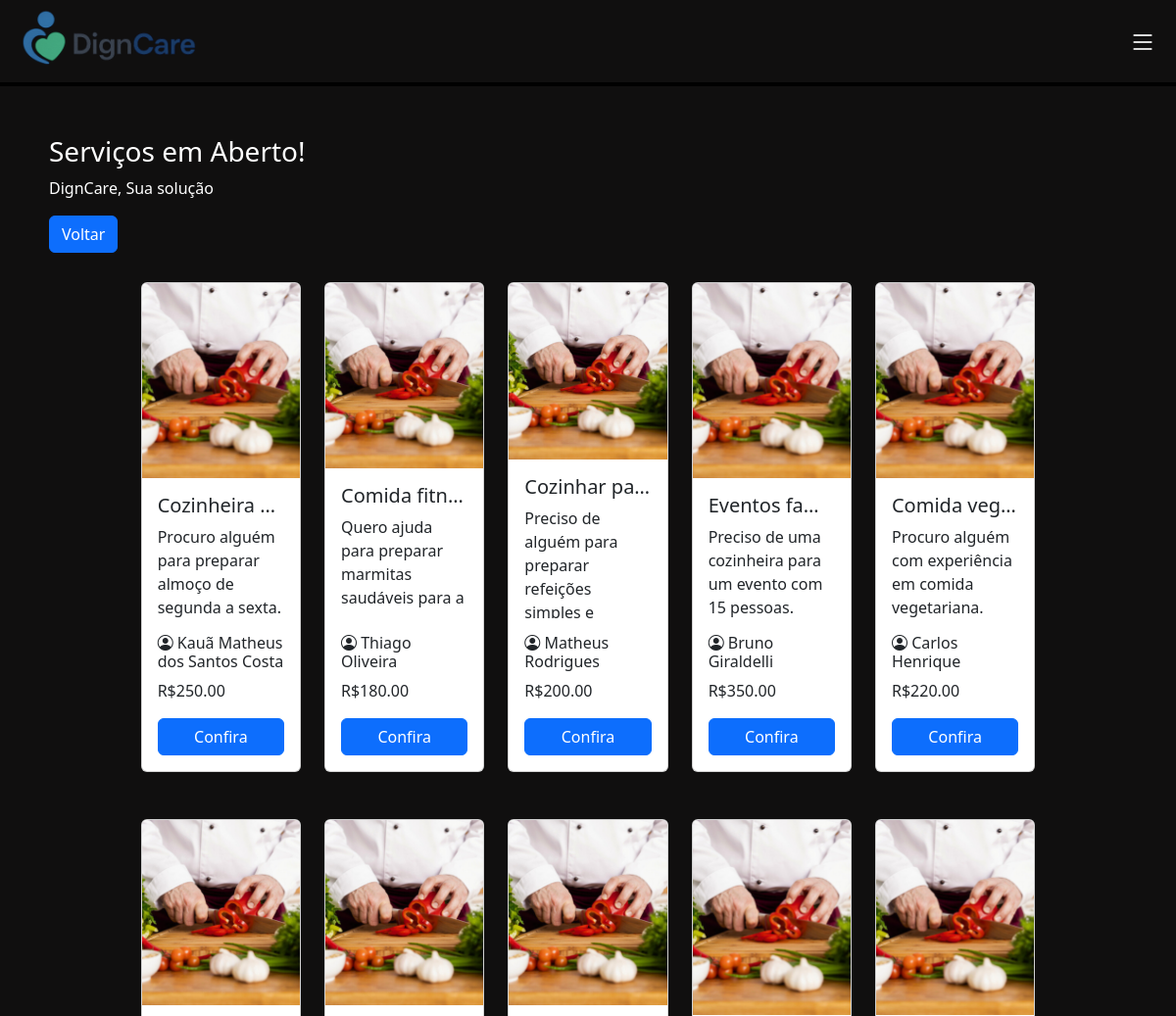
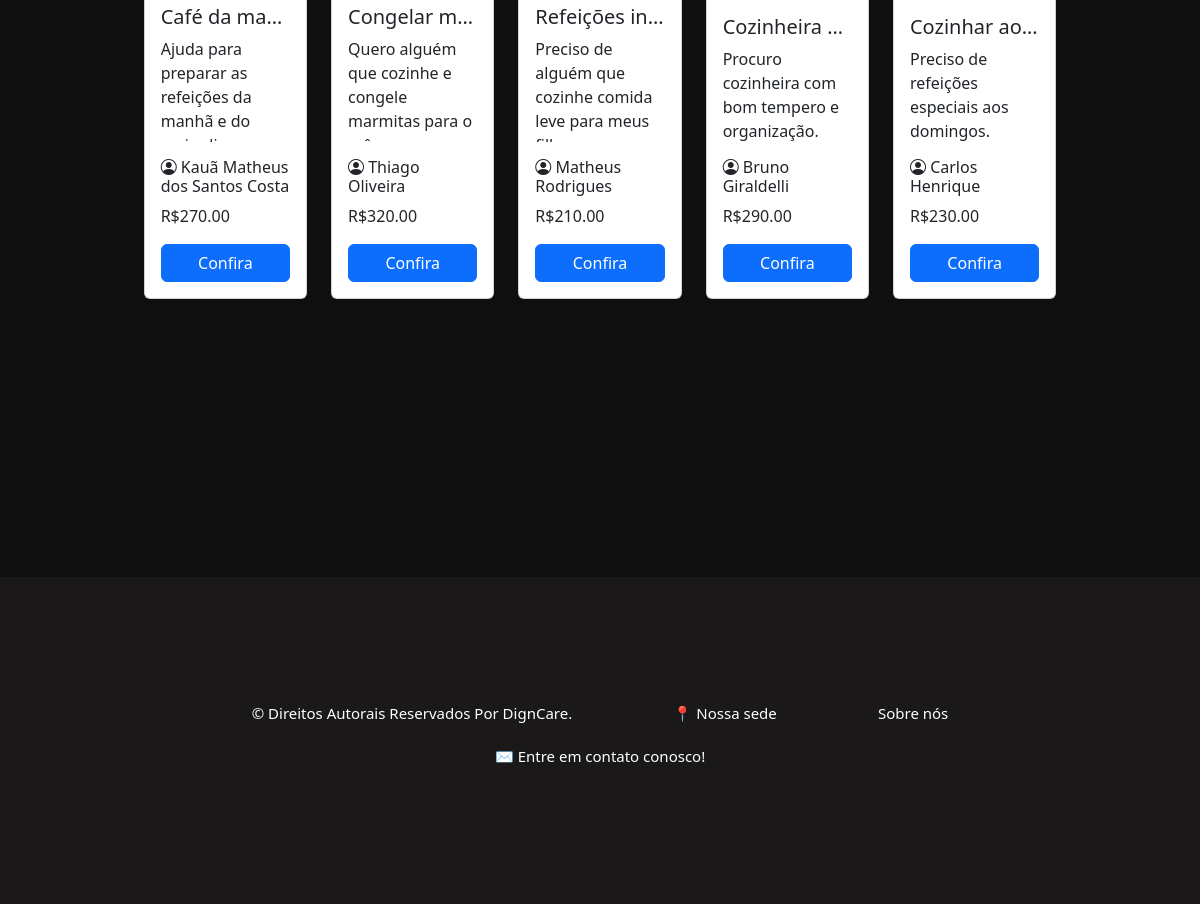
The app's page /html/servicos_abertos.php?filtro=4 (signed in) with its own data (2 pictures, top to bottom).
### tables this page shows
CREATE TABLE `servico` (
  `servico_id` int NOT NULL AUTO_INCREMENT,
  `user_id_contratante` int NOT NULL,
  `user_id_contratado` int DEFAULT NULL,
  `local_id` int DEFAULT NULL,
  `tipoServico_id` int NOT NULL,
  `servico_data_criado` date DEFAULT NULL,
  `servico_data_realizado` date DEFAULT NULL,
  `servico_titulo` varchar(45) NOT NULL,
  `servico_descricao` varchar(250) DEFAULT NULL,
  `servico_valor` decimal(10,2) NOT NULL,
  `servico_status` varchar(45) DEFAULT NULL,
  PRIMARY KEY (`servico_id`),
  KEY `user_id_contratante_idx` (`user_id_contratante`),
  KEY `user_id_contratado_idx` (`user_id_contratado`),
  KEY `local_id_idx` (`local_id`),
  KEY `tipoServico_id_idx` (`tipoServico_id`)
);

CREATE TABLE `usuario` (
  `usr_id` int NOT NULL AUTO_INCREMENT,
  `usr_nome` varchar(50) NOT NULL,
  `usr_cpf` varchar(45) NOT NULL,
  `usr_idade` int DEFAULT NULL,
  `usr_tipo` varchar(45) DEFAULT NULL,
  `usr_email` varchar(45) NOT NULL,
  `usr_senha` varchar(100) NOT NULL,
  `tipoServico_id` int DEFAULT NULL,
  `usr_descricao` varchar(250) DEFAULT NULL,
  `local_id` int DEFAULT NULL,
  PRIMARY KEY (`usr_id`),
  UNIQUE KEY `usr_cpf_UNIQUE` (`usr_cpf`),
  UNIQUE KEY `usr_email_UNIQUE` (`usr_email`),
  UNIQUE KEY `local_id_UNIQUE` (`local_id`),
  KEY `tipoServico_id_idx` (`tipoServico_id`),
  KEY `local_id_idx` (`local_id`),
  CONSTRAINT `local_id` FOREIGN KEY (`local_id`) REFERENCES `localizacao` (`local_id`),
  CONSTRAINT `tipoServico_id` FOREIGN KEY (`tipoServico_id`) REFERENCES `tiposervico` (`tipoServico_id`)
);

### html/servicos_abertos.php (the view, shortened to what this page needs)
<!DOCTYPE html>
<html lang="pt-br">
<head>
    <link rel="stylesheet" href="/CSS/serviços_abertos.css">
    <link href="https://cdn.jsdelivr.net/npm/bootstrap@5.3.6/dist/css/bootstrap.min.css" rel="stylesheet"
>
    <link rel="stylesheet" href="https://cdn.jsdelivr.net/npm/bootstrap-icons@1.10.5/font/bootstrap-icons.css">
</head>
<body class="fundo">
  <header>
    <nav class="navbar borda">
      <div class="nav justify-content-start">
        <a href="/html/home.php"><img class="mexe" src="/img/logo_horizontal.png" alt="logo" width="225"></a>
      </div>
      <div class="menu-icon" type="sidbar" data-bs-toggle="offcanvas" data-bs-target="#offcanvasRight" aria-controls="offcanvasRight"><i class="bi bi-list fs-3 iconscss"></i></div>
    </nav>
  </header>
    <section style="margin: 50px;">
    <div class="textcolor" style="margin-bottom: 30px;">
        <h3>Serviços em Aberto!</h3>
        <p>DignCare, Sua solução</p>
        <a href="/html/home_prestador.php" class="btn btn-primary">Voltar</a>
    </div>
    <?php
    require_once '../php/conecta_bd.php';
    $filtro = isset($_GET['filtro']) ? intval($_GET['filtro']) : 0;
    try {
        if ($filtro === 0) {
            echo '<p class="textcolor">Nenhum serviço encontrado para esse filtro.</p>';
        } else {
            $sql = "SELECT s.*, u.usr_nome
                    FROM servico s
                    JOIN usuario u ON s.user_id_contratante = u.usr_id
                    WHERE s.tipoServico_id = :filtro AND s.user_id_contratado IS NULL";
            $stmt = $pdo->prepare($sql);
            $stmt->execute(['filtro' => $filtro]);
            $servicos = $stmt->fetchAll(PDO::FETCH_ASSOC);
            if (count($servicos) > 0) {
                $imagens = [
                    1 => '../img/jardinagem.png',
                    2 => '../img/babá.png',
                    3 => '../img/Limpeza.png',
                    4 => '../img/cozinheiro.png',
                    5 => '../img/cuidadora.png',
                    6 => '../img/manutencao.png',
                    7 => '../img/pets.png',
                    8 => '../img/tutora.png'
                ];
                echo '<div class="row g-4 mb-5 justify-content-center">';
                $contador = 0;
                foreach ($servicos as $servico) {
                    $imagemServico = $imagens[$servico['tipoServico_id']] ?? 'default.jpg';
                    echo '
                        <div class="col-md-2">
                            <div class="card h-100" style="height: 100%; max-height: 500px; min-height: 500px; display: flex; flex-direction: column;">
                                <img id="imagemCategoria" src="' . $imagemServico . '" alt="Imagem da Categoria" class="card-img-top" style="height: 200px; object-fit: cover;">
                                <div class="card-body d-flex flex-column" style="overflow: hidden;">
                                    <h5 class="card-title text-truncate" title="' . htmlspecialchars($servico["servico_titulo"]) . '">
                                        ' . htmlspecialchars($servico["servico_titulo"]) . '
                                    </h5>
                                    <p class="card-text" style="flex: 1; overflow: hidden; text-overflow: ellipsis;">
                                        ' . htmlspecialchars($servico["servico_descricao"]) . '
                                    </p>
                                    <h6><i class="bi bi-person-circle"></i> ' . htmlspecialchars($servico["usr_nome"]) . '</h6>
                                    <p>R$' . htmlspecialchars($servico["servico_valor"]) . '</p>
                                    <a href="/php/aceitar_servico.php?servico_id=' . $servico["servico_id"] . '" class="btn btn-primary mt-auto">Confira</a>
                                </div>
                            </div>
                        </div>
                    ';
                    $contador++;
                    if ($contador % 5 === 0 && $contador < count($servicos)) {
                        echo '</div><div class="row g-4 mb-5 justify-content-center">';
                    }
                }
                echo '</div>';
            } else {
                echo '<p class="textcolor">Nenhum serviço encontrado para esse filtro.</p>';
            }
        }
    } catch (PDOException $e) {
        echo "Erro ao buscar serviços: " . $e->getMessage();
    }
    ?>
</section>
    <footer class="texto">
        <p class="mexe">&copy; Direitos Autorais Reservados Por DignCare.</p>
        <p ><a class="mexe" href="https://maps.app.goo.gl/9GVxGAeCZJMZK6yYA" target="_blank">📍 Nossa sede</a></p>
        <p ><a class="mexe" href="/html/sobre.php">Sobre nós</a></p>
        <p ><a class="mexe" href="mailto:digncare@gmail.com">✉ Entre em contato conosco!</a></p>
    </footer>
</body>
</html>

### CSS/serviços_abertos.css (style rules this page uses)
body { opacity: 0; transition: opacity 0.5s ease-in; }
body.loaded { opacity: 1; }
.fundo { background-color: rgba(16, 15, 15, 1) !important; }
.borda { border-bottom: 4px solid black; }
.textcolor { color: white !important; }
.mexe { transition: transform 0.3s ease; }
.iconscss { color:white; }
footer { margin-top: 15%; padding: 10%; background-color: rgb(26, 24, 24) ; text-align: center; }
footer > a, a:link, a:visited, a:active { text-decoration: none; color: white; }
.iconscss { font-size: 30px; color:white; margin-right: 20px; }
.texto { color: white !important; font-size: 20px !important; }

### CSS/corpo_padrao.css (style rules this page uses)
html, body { height: 100%; margin: 0; padding: 0; display: flex; flex-direction: column; }
body { opacity: 0; transition: opacity 0.5s ease-in; }
body.loaded { opacity: 1; }
.fundo { background-color: rgba(16, 15, 15, 1) !important; }
.borda { border-bottom: 4px solid black; }

### CSS/footer.css (style rules this page uses)
footer { margin-top: 10%; padding: 1%; background-color: rgb(26, 24, 24) ; text-align: center; }
footer>p { padding-inline: 5%; display: inline-flex; font-size: 15px !important; }
footer > a, a:link, a:visited, a:active { text-decoration: none; color: white; }
.texto { color: white !important; font-size: 20px !important; }

### records on screen
servico: servico_titulo "Cozinheira…", servico_descricao "Procuro alguém para preparar almoço de segunda a sexta.", usuario.usr_nome "Kauã Matheus dos Santos Costa", servico_valor "250.00"
servico: servico_titulo "Comida fitn…", servico_descricao "Quero ajuda para preparar marmitas saudáveis para a…", usuario.usr_nome "Thiago Oliveira", servico_valor "180.00"
servico: servico_titulo "Cozinhar pa…", servico_descricao "Preciso de alguém para preparar refeições…", usuario.usr_nome "Matheus Rodrigues", servico_valor "200.00"
servico: servico_titulo "Eventos fa…", servico_descricao "Preciso de uma cozinheira para um evento com 15 pessoas.", usuario.usr_nome "Bruno Giraldelli", servico_valor "350.00"
servico: servico_titulo "Comida veg…", servico_descricao "Procuro alguém com experiência em comida vegetariana.", usuario.usr_nome "Carlos Henrique", servico_valor "220.00"
servico: servico_titulo "Café da ma…", servico_descricao "Ajuda para preparar as refeições da manhã e do…", usuario.usr_nome "Kauã Matheus dos Santos Costa", servico_valor "270.00"
servico: servico_titulo "Congelar m…", servico_descricao "Quero alguém que cozinhe e congele marmitas para o…", usuario.usr_nome "Thiago Oliveira", servico_valor "320.00"
servico: servico_titulo "Refeições in…", servico_descricao "Preciso de alguém que cozinhe comida leve para meus…", usuario.usr_nome "Matheus Rodrigues", servico_valor "210.00"
servico: servico_titulo "Cozinheira…", servico_descricao "Procuro cozinheira com bom tempero e organização.", usuario.usr_nome "Bruno Giraldelli", servico_valor "290.00"
servico: servico_titulo "Cozinhar ao…", servico_descricao "Preciso de refeições especiais aos domingos.", usuario.usr_nome "Carlos Henrique", servico_valor "230.00"
